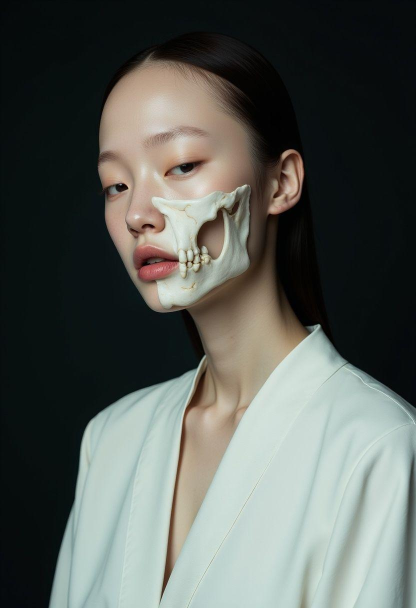
#> input picture AI image 1.jpg, 832 x 1216 px (shown at 1/2 size)
$ python -i AI_Detector_Program.py   (imports and definitions only)   (older library calls are emulated)
#> lines starting #> are read from the running program, lines starting #| are printed output that depends on the picture; after the words box and inside, x2 and y2 are one past the last pixel; in counts of white or black regions, pixels touching at a corner belong together
#This is a Python Program created to detect whether an image is AI generated.

import tkinter as tk
from tkinter import filedialog, messagebox
from PIL import Image, ImageTk
import numpy as np
import cv2
import os

def analyze_image(image_path):
    """
    Analyzes the image for AI-generated qualities using refined heuristics:
    - Checks for overly smooth textures (low variance in gradients).
    - Detects asymmetries in the image (mirroring differences).
    - Evaluates edge consistency and uniformity using Canny edge detection.
    - Adds an analysis of unnatural facial structures or artifacts (experimental).
    """
#> called with image_path = '../AI image 1.jpg'
    try:
        # Load and preprocess the image
        image = cv2.imread(image_path)
#> image is the input picture: shape (1216, 832, 3); mean B, G, R 87.7, 92.8, 88
        gray = cv2.cvtColor(image, cv2.COLOR_BGR2GRAY)
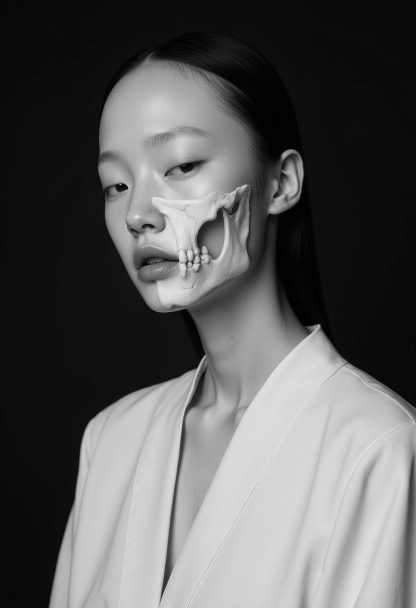
#> gray: shape (1216, 832) (shown at 1/2 size); min 0, max 244, mean 90.7

        # Check for smooth textures using Laplacian variance
        laplacian_var = cv2.Laplacian(gray, cv2.CV_64F).var()
#> laplacian_var = 98.49
        smooth_texture = "Yes" if laplacian_var < 50 else "No"
#> smooth_texture = 'No'

        # Check for asymmetries by mirroring
        h, w = gray.shape
#> h = 1216; w = 832
        left_half = gray[:, :w // 2]
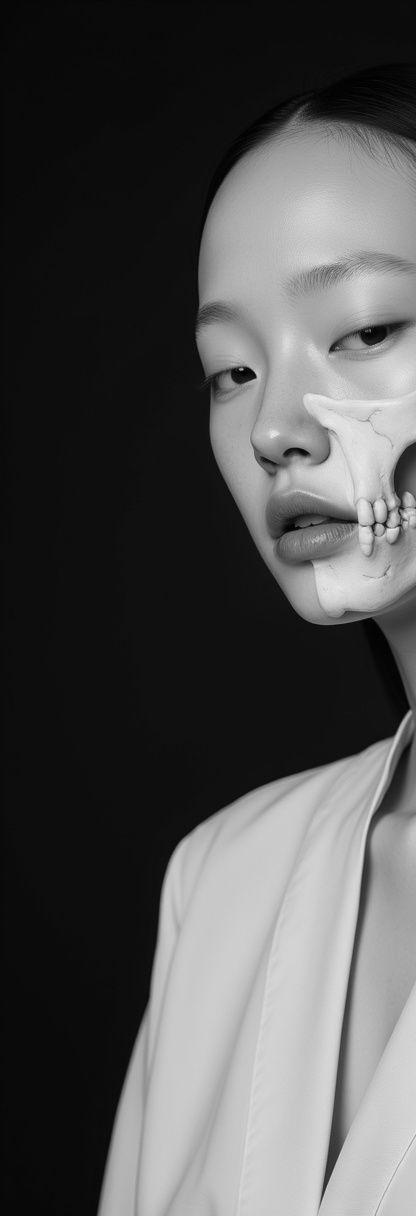
#> left_half: shape (1216, 416); min 0, max 242, mean 81.3
        right_half = cv2.flip(gray[:, w // 2:], 1)
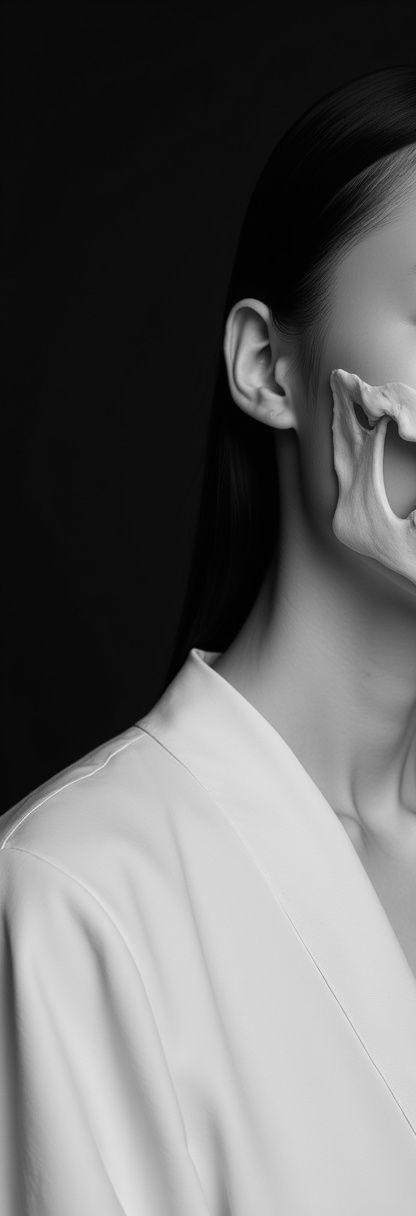
#> right_half: shape (1216, 416); min 0, max 244, mean 100.2
        asymmetry_score = np.sum((left_half - right_half) ** 2) / (h * (w // 2))
#> asymmetry_score = 68.81
        asymmetric = "Yes" if asymmetry_score > 1000 else "No"
#> asymmetric = 'No'

        # Evaluate edge consistency using Canny edge detection
        edges = cv2.Canny(gray, 50, 150)
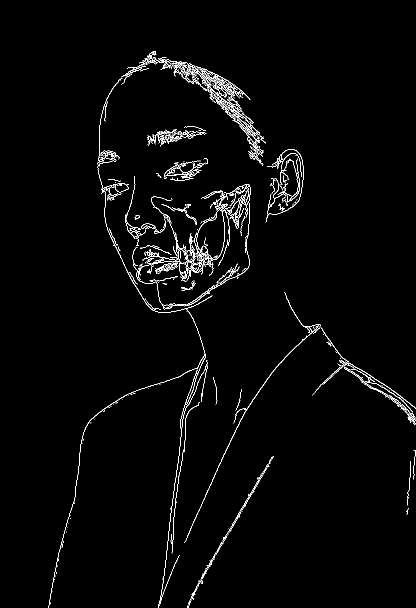
#> edges: shape (1216, 832) (shown at 1/2 size); 1.9% white in thin lines or dots, all inside (x1, y1, x2, y2) = (97, 102, 832, 1216)
        edge_density = np.sum(edges) / (h * w)
#> edge_density = 4.8
        consistent_edges = "No" if edge_density < 0.015 or edge_density > 0.08 else "Yes"
#> consistent_edges = 'No'

        # Check for unnatural features (e.g., artifacts or missing details)
        contours, _ = cv2.findContours(edges, cv2.RETR_EXTERNAL, cv2.CHAIN_APPROX_SIMPLE)
#> contours = 341 contours, 295 with area under 20; largest, box (x1, y1, x2, y2) and area: (290, 114, 482, 227) 2234, (303, 497, 407, 563) 558, (226, 366, 258, 385) 348, (448, 212, 532, 287) 270, (388, 380, 461, 533) 246
        contour_area_ratio = sum(cv2.contourArea(c) for c in contours) / (h * w)
#> contour_area_ratio = 0.00738
        unnatural_features = "Yes" if contour_area_ratio > 0.01 else "No"
#> unnatural_features = 'No'

        # Adjust AI detection criteria
        ai_generated = (
            "Yes" if (
                smooth_texture == "Yes" or
                consistent_edges == "No" or
                unnatural_features == "Yes"
            ) else "No"
        )
#> ai_generated = 'Yes'

        # Combine results into a dictionary with raw measurements
        analysis_results = {
            "Hyperrealistic/Synthetic Aesthetics": f"{smooth_texture} (Laplacian Variance: {laplacian_var:.2f})",
            "Overly Consistent Details": f"{consistent_edges} (Edge Density: {edge_density:.4f})",
            "Asymmetric/Distorted Features": f"{asymmetric} (Asymmetry Score: {asymmetry_score:.2f})",
            "Unnatural Features/Artifacts": f"{unnatural_features} (Contour Area Ratio: {contour_area_ratio:.4f})",
            "AI Generated?": ai_generated,
        }
        return analysis_results
    except Exception as e:
        return {"Error": f"Failed to analyze image: {e}"}

class ImageEvaluatorApp:
    # [69 lines left out: functions __init__, load_image, display_results, reset, not called in this run]

# Main Application Execution
# [4 lines not run here, left out]

>>> result = analyze_image('../AI image 1.jpg')
#> result = 5 items

$ run again, on AI image 3.jpg
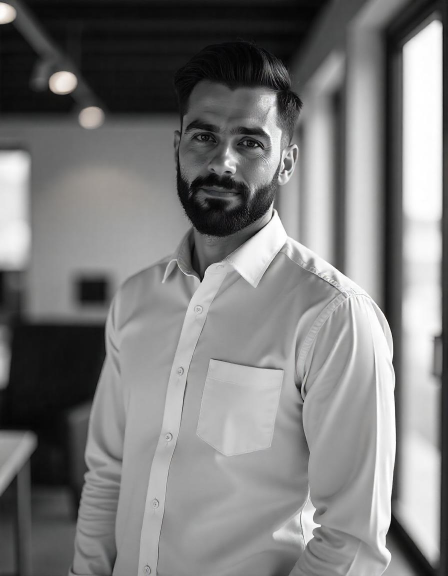
#> input picture AI image 3.jpg, 896 x 1152 px (shown at 1/2 size)
#> in analyze_image, image is the input picture: shape (1152, 896, 3); mean B, G, R 123.4, 123.5, 123.6
#> laplacian_var = 166.7
#> smooth_texture = 'No'
#> in analyze_image, `right_half = cv2.flip(gray[:, w // 2:], 1)`:
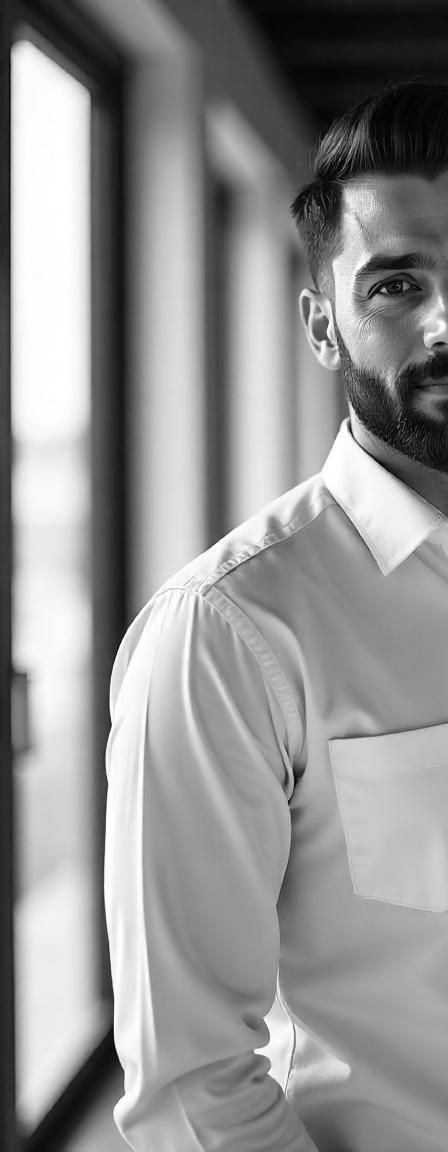
#> right_half: shape (1152, 448); min 0, max 255, mean 146
#> asymmetry_score = 97.65
#> asymmetric = 'No'
#> in analyze_image, `edges = cv2.Canny(gray, 50, 150)`:
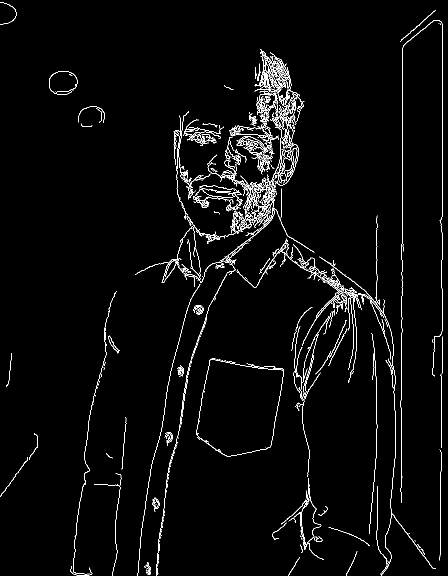
#> edges: shape (1152, 896) (shown at 1/2 size); 2.7% white in thin lines or dots
#> edge_density = 6.87
#> consistent_edges = 'No'
#> contours = 500 contours, 434 with area under 20; largest, box (x1, y1, x2, y2) and area: (473, 204, 545, 339) 591, (561, 488, 696, 692) 464, (550, 134, 609, 254) 276, (509, 98, 563, 187) 235, (439, 398, 629, 523) 181
#> contour_area_ratio = 0.00624
#> unnatural_features = 'No'
#> ai_generated = 'Yes'
#> result = 5 items
